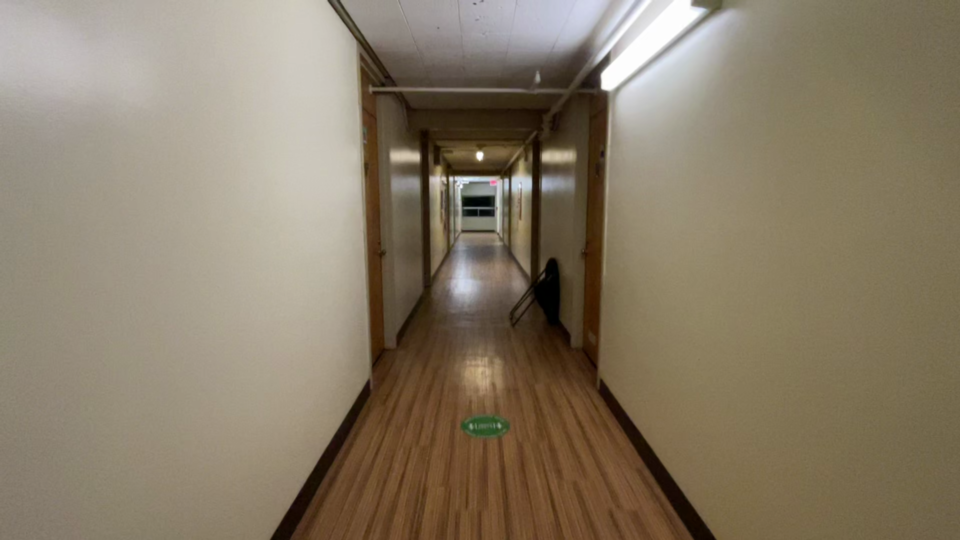
#> input picture annotator/dataset/input/img000.png, 960 x 540 px
$ python -i vision.py   (imports and definitions only)
#> lines starting #> are read from the running program, lines starting #| are printed output that depends on the picture; after the words box and inside, x2 and y2 are one past the last pixel; in counts of white or black regions, pixels touching at a corner belong together
import cv2
import numpy as np
from time import sleep
import math


def disp(img, w, h):
  return "".join("r" if img[h-1, i, 2] == 255 else "b" for i in range(w))

def colors_equal(c1, c2):
  # print(c1, c2)
  return all(a == b for a, b in zip(c1, c2))

def approach(v):
  return v*1

# [140 lines left out: functions dialate, find_turn_angle, not called in this run]

def adaptive(file):
#> called with file = '../annotator/dataset/input/img000.png'
  img1 = cv2.imread(file, 0)
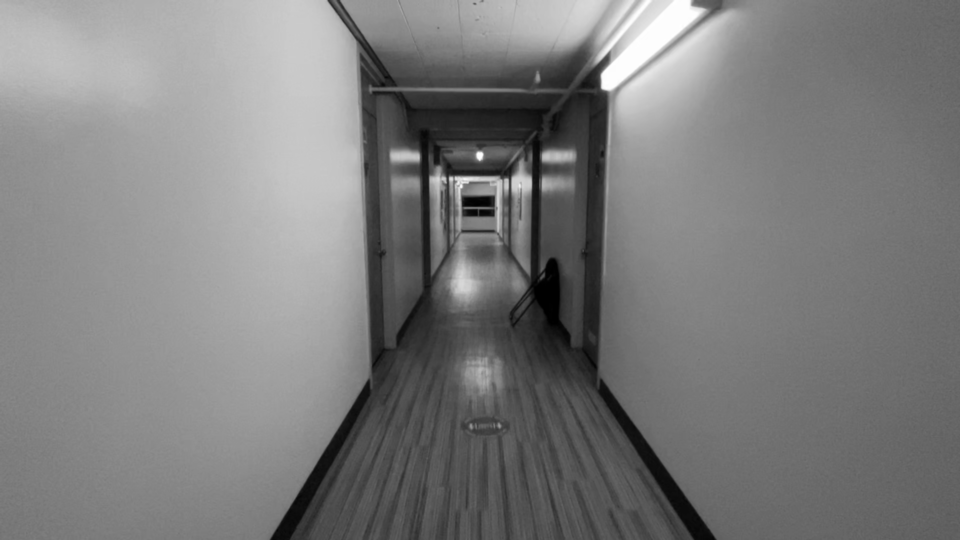
#> img1: shape (540, 960); min 0, max 255, mean 124.7

  img = cv2.medianBlur(img1,5)

  ret,th1 = cv2.threshold(img,127,255,cv2.THRESH_BINARY)
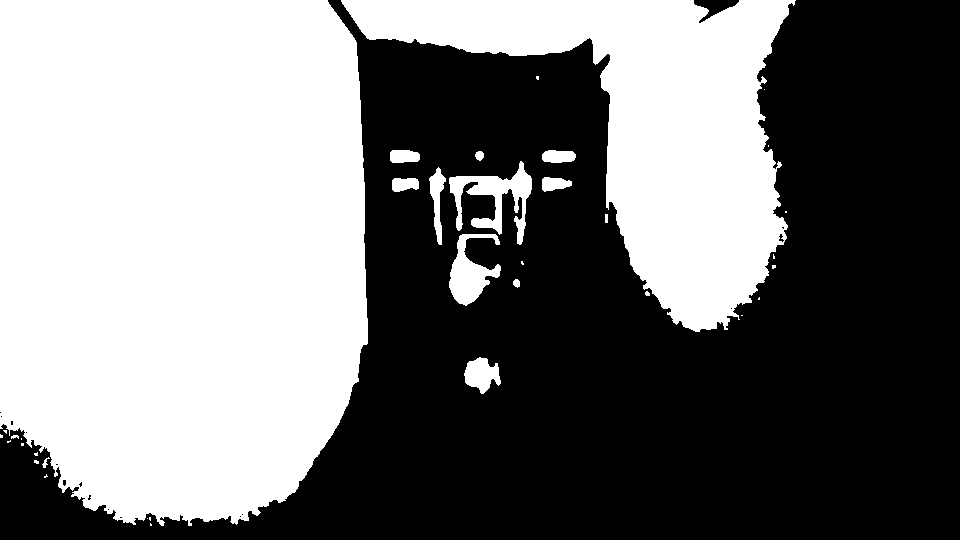
#> th1: shape (540, 960); 47.1% white; 36 white regions (20 under 20 px), largest, box (x1, y1, x2, y2) and area: (0, 0, 368, 526) 175863, (341, 0, 796, 332) 60730, (449, 161, 532, 245) 2534

  th2 = cv2.adaptiveThreshold(img,255,cv2.ADAPTIVE_THRESH_MEAN_C,\
              cv2.THRESH_BINARY,11,2)
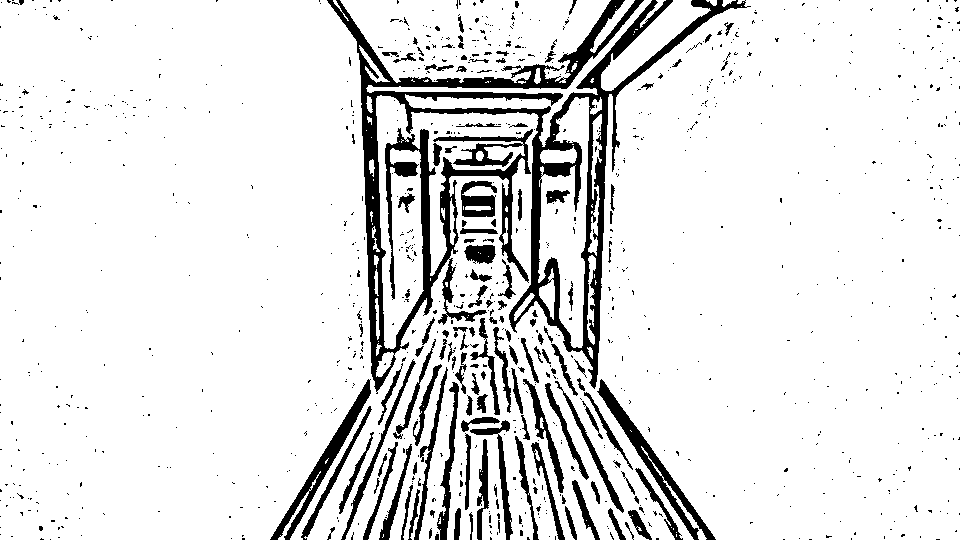
#> th2: shape (540, 960); 89.2% white; 1018 black regions (881 under 20 px), largest, box (x1, y1, x2, y2) and area: (327, 0, 751, 394) 27912, (597, 379, 716, 540) 2338, (270, 379, 371, 540) 2107

  th3 = cv2.adaptiveThreshold(img,255,cv2.ADAPTIVE_THRESH_GAUSSIAN_C,\
              cv2.THRESH_BINARY,11,2)
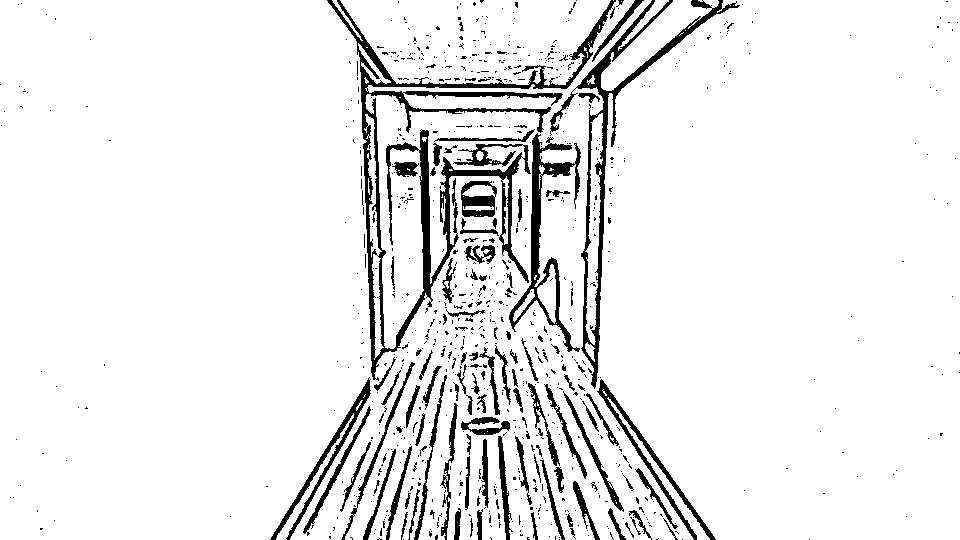
#> th3: shape (540, 960); 92.3% white; 894 black regions (780 under 20 px), largest, box (x1, y1, x2, y2) and area: (327, 0, 616, 381) 11370, (550, 0, 740, 389) 4767, (509, 133, 581, 352) 2969

  # titles = ['Original Image', 'Global Thresholding (v = 127)',
  #             'Adaptive Mean Thresholding', 'Adaptive Gaussian Thresholding']

  # images = [img, th1, th2, th3]


  cv2.imshow(file, img1)
  cv2.waitKey(0)
  cv2.imshow(file, th1)
  cv2.waitKey(0)
  cv2.imshow(file, th2)
  cv2.waitKey(0)
  cv2.imshow(file, th3)

  cv2.waitKey(0)
  cv2.destroyAllWindows()

windowName = "Image"
window = cv2.namedWindow(windowName)

# [1 line not run here, left out]
total_error = 0

lastColor = (10, 10, 10)
doDialate = False
prediction = 0.5
# [12 lines not run here, left out]
# cv2.waitKey(0)
# cv2.destroyAllWindows()

>>> result = adaptive('../annotator/dataset/input/img000.png')
